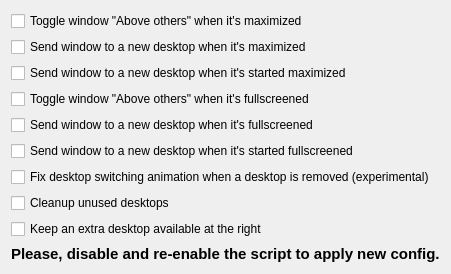
<?xml version="1.0" encoding="UTF-8"?>
<ui version="4.0">
 <class>KWin::DT_DynamicWorkspaceConfig</class>
 <widget class="QWidget" name="KWin::DT_DynamicWorkspaceConfig">
  <property name="geometry">
   <rect>
    <x>0</x>
    <y>0</y>
    <width>200</width>
    <height>100</height>
   </rect>
  </property>
  <property name="windowTitle">
   <string>DT Dynamic Workspace</string>
  </property>
  <layout class="QVBoxLayout" name="verticalLayout">
    <item>
      <widget class="QCheckBox" name="kcfg_toggleAboveOthersOnMaximized">
        <property name="text">
          <string>Toggle window "Above others" when it's maximized</string>
        </property>
      </widget>
    </item>
    <item>
      <widget class="QCheckBox" name="kcfg_moveToNewDesktopOnMaximized">
        <property name="text">
          <string>Send window to a new desktop when it's maximized</string>
        </property>
      </widget>
    </item>
    <item>
      <widget class="QCheckBox" name="kcfg_moveToNewDesktopOnStartedMaximized">
        <property name="text">
          <string>Send window to a new desktop when it's started maximized</string>
        </property>
      </widget>
    </item>
    <item>
      <widget class="QCheckBox" name="kcfg_toggleAboveOthersOnFullScreen">
        <property name="text">
          <string>Toggle window "Above others" when it's fullscreened</string>
        </property>
      </widget>
    </item>
    <item>
      <widget class="QCheckBox" name="kcfg_moveToNewDesktopOnFullScreen">
        <property name="text">
          <string>Send window to a new desktop when it's fullscreened</string>
        </property>
      </widget>
    </item>
    <item>
      <widget class="QCheckBox" name="kcfg_moveToNewDesktopOnStartedFullScreen">
        <property name="text">
          <string>Send window to a new desktop when it's started fullscreened</string>
        </property>
      </widget>
    </item>

    <item>
      <widget class="QCheckBox" name="kcfg_fixDesktopSwitchAnimation">
        <property name="text">
          <string>Fix desktop switching animation when a desktop is removed (experimental)</string>
        </property>
      </widget>
    </item>
    <item>
      <widget class="QCheckBox" name="kcfg_cleanupEmptyDesktops">
        <property name="text">
          <string>Cleanup unused desktops</string>
        </property>
      </widget>
    </item>
    <item>
      <widget class="QCheckBox" name="kcfg_keepSpareDesktop">
        <property name="text">
          <string>Keep an extra desktop available at the right</string>
        </property>
      </widget>
    </item>

    <item>
      <widget class="QLabel" name="label_save_notice">
       <property name="font">
        <font>
         <pointsize>11</pointsize>
         <bold>true</bold>
        </font>
       </property>
       <property name="text">
        <string>Please, disable and re-enable the script to apply new config.</string>
       </property>
      </widget>
     </item>
  </layout>
 </widget>
 <resources/>
 </ui>
